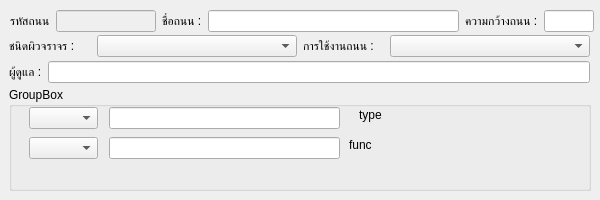
<?xml version="1.0" encoding="UTF-8"?>
<ui version="4.0">
 <class>Form</class>
 <widget class="QWidget" name="Form">
  <property name="geometry">
   <rect>
    <x>0</x>
    <y>0</y>
    <width>600</width>
    <height>200</height>
   </rect>
  </property>
  <property name="sizePolicy">
   <sizepolicy hsizetype="Fixed" vsizetype="Preferred">
    <horstretch>0</horstretch>
    <verstretch>0</verstretch>
   </sizepolicy>
  </property>
  <property name="minimumSize">
   <size>
    <width>600</width>
    <height>100</height>
   </size>
  </property>
  <property name="maximumSize">
   <size>
    <width>16777215</width>
    <height>200</height>
   </size>
  </property>
  <property name="baseSize">
   <size>
    <width>0</width>
    <height>124</height>
   </size>
  </property>
  <property name="contextMenuPolicy">
   <enum>Qt::NoContextMenu</enum>
  </property>
  <property name="windowTitle">
   <string>Form</string>
  </property>
  <widget class="QGroupBox" name="groupBox">
   <property name="geometry">
    <rect>
     <x>9</x>
     <y>87</y>
     <width>582</width>
     <height>104</height>
    </rect>
   </property>
   <property name="title">
    <string>GroupBox</string>
   </property>
   <widget class="QComboBox" name="type_id">
    <property name="geometry">
     <rect>
      <x>20</x>
      <y>20</y>
      <width>69</width>
      <height>22</height>
     </rect>
    </property>
   </widget>
   <widget class="QComboBox" name="func_id">
    <property name="geometry">
     <rect>
      <x>20</x>
      <y>50</y>
      <width>69</width>
      <height>22</height>
     </rect>
    </property>
   </widget>
   <widget class="QLabel" name="label_6">
    <property name="geometry">
     <rect>
      <x>350</x>
      <y>20</y>
      <width>49</width>
      <height>16</height>
     </rect>
    </property>
    <property name="text">
     <string>type</string>
    </property>
   </widget>
   <widget class="QLabel" name="label_7">
    <property name="geometry">
     <rect>
      <x>340</x>
      <y>50</y>
      <width>49</width>
      <height>16</height>
     </rect>
    </property>
    <property name="text">
     <string>func</string>
    </property>
   </widget>
   <widget class="QLineEdit" name="func">
    <property name="geometry">
     <rect>
      <x>100</x>
      <y>50</y>
      <width>231</width>
      <height>22</height>
     </rect>
    </property>
   </widget>
   <widget class="QLineEdit" name="type">
    <property name="geometry">
     <rect>
      <x>100</x>
      <y>20</y>
      <width>231</width>
      <height>22</height>
     </rect>
    </property>
   </widget>
  </widget>
  <widget class="QWidget" name="layoutWidget">
   <property name="geometry">
    <rect>
     <x>10</x>
     <y>10</y>
     <width>584</width>
     <height>22</height>
    </rect>
   </property>
   <layout class="QHBoxLayout" name="horizontalLayout">
    <item>
     <widget class="QLabel" name="label_8">
      <property name="text">
       <string>รหัสถนน</string>
      </property>
     </widget>
    </item>
    <item>
     <widget class="QLineEdit" name="roadId">
      <property name="enabled">
       <bool>false</bool>
      </property>
      <property name="minimumSize">
       <size>
        <width>100</width>
        <height>0</height>
       </size>
      </property>
      <property name="maximumSize">
       <size>
        <width>100</width>
        <height>16777215</height>
       </size>
      </property>
      <property name="baseSize">
       <size>
        <width>100</width>
        <height>0</height>
       </size>
      </property>
     </widget>
    </item>
    <item>
     <widget class="QLabel" name="label">
      <property name="text">
       <string>ชื่อถนน :</string>
      </property>
     </widget>
    </item>
    <item>
     <widget class="QLineEdit" name="name"/>
    </item>
    <item>
     <widget class="QLabel" name="label_2">
      <property name="text">
       <string>ความกว้างถนน :</string>
      </property>
     </widget>
    </item>
    <item>
     <widget class="QLineEdit" name="width">
      <property name="minimumSize">
       <size>
        <width>50</width>
        <height>0</height>
       </size>
      </property>
      <property name="maximumSize">
       <size>
        <width>20</width>
        <height>16777215</height>
       </size>
      </property>
      <property name="baseSize">
       <size>
        <width>50</width>
        <height>0</height>
       </size>
      </property>
     </widget>
    </item>
   </layout>
  </widget>
  <widget class="QWidget" name="layoutWidget">
   <property name="geometry">
    <rect>
     <x>9</x>
     <y>35</y>
     <width>581</width>
     <height>22</height>
    </rect>
   </property>
   <layout class="QHBoxLayout" name="horizontalLayout_2">
    <item>
     <widget class="QLabel" name="label_3">
      <property name="text">
       <string>ชนิดผิวจราจร :</string>
      </property>
     </widget>
    </item>
    <item>
     <widget class="QComboBox" name="type_text">
      <property name="minimumSize">
       <size>
        <width>200</width>
        <height>0</height>
       </size>
      </property>
      <property name="maximumSize">
       <size>
        <width>200</width>
        <height>16777215</height>
       </size>
      </property>
      <property name="baseSize">
       <size>
        <width>200</width>
        <height>0</height>
       </size>
      </property>
     </widget>
    </item>
    <item>
     <widget class="QLabel" name="label_4">
      <property name="text">
       <string>การใช้งานถนน :</string>
      </property>
     </widget>
    </item>
    <item>
     <widget class="QComboBox" name="func_text">
      <property name="minimumSize">
       <size>
        <width>200</width>
        <height>0</height>
       </size>
      </property>
      <property name="maximumSize">
       <size>
        <width>200</width>
        <height>16777215</height>
       </size>
      </property>
      <property name="baseSize">
       <size>
        <width>200</width>
        <height>0</height>
       </size>
      </property>
     </widget>
    </item>
   </layout>
  </widget>
  <widget class="QWidget" name="layoutWidget">
   <property name="geometry">
    <rect>
     <x>9</x>
     <y>61</y>
     <width>581</width>
     <height>22</height>
    </rect>
   </property>
   <layout class="QHBoxLayout" name="horizontalLayout_3">
    <item>
     <widget class="QLabel" name="label_5">
      <property name="enabled">
       <bool>true</bool>
      </property>
      <property name="text">
       <string>ผู้ดูแล :</string>
      </property>
     </widget>
    </item>
    <item>
     <widget class="QLineEdit" name="agency"/>
    </item>
   </layout>
  </widget>
 </widget>
 <resources/>
 <connections/>
</ui>
